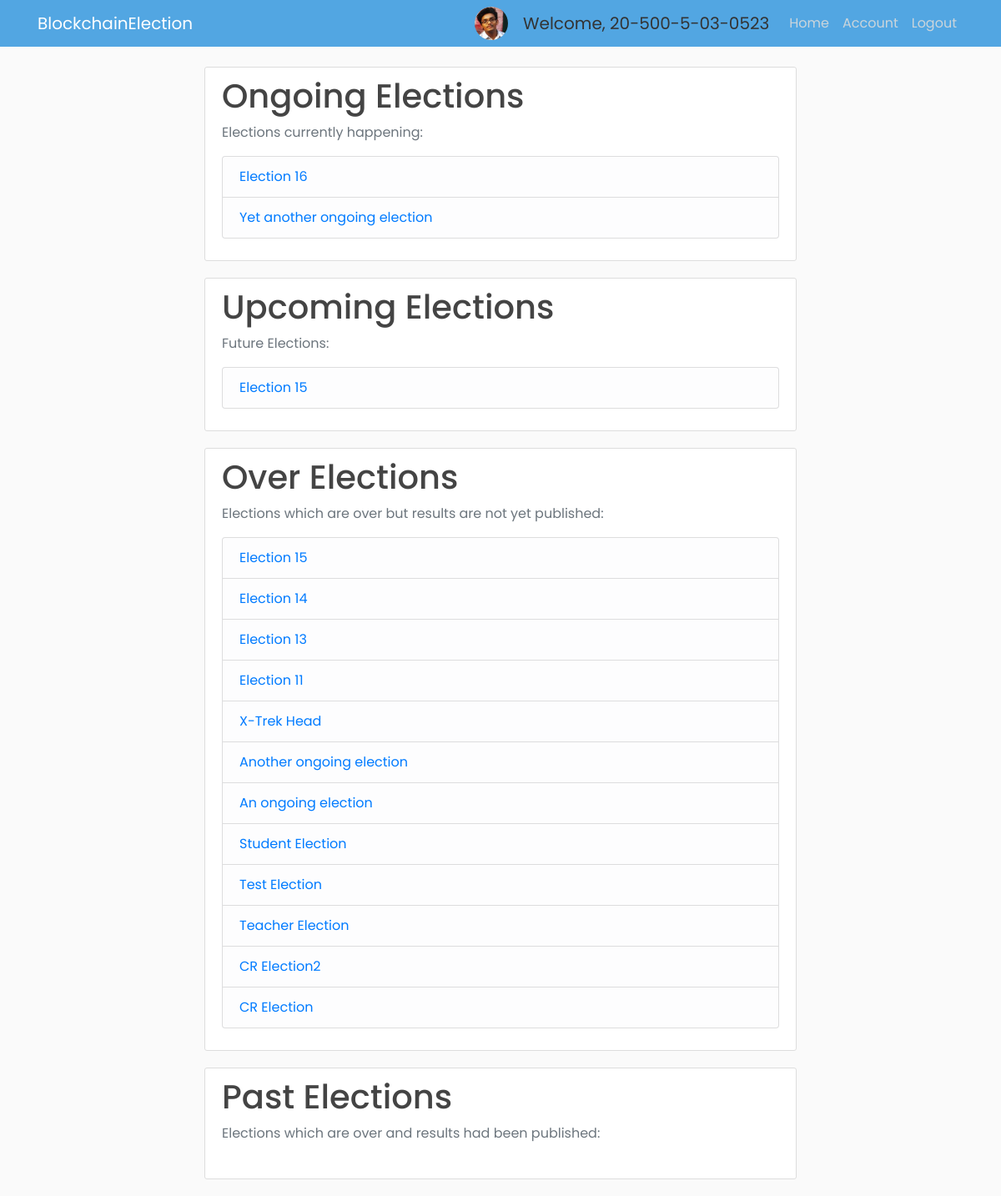
/home (signed in), run on an earlier commit of the app's database.
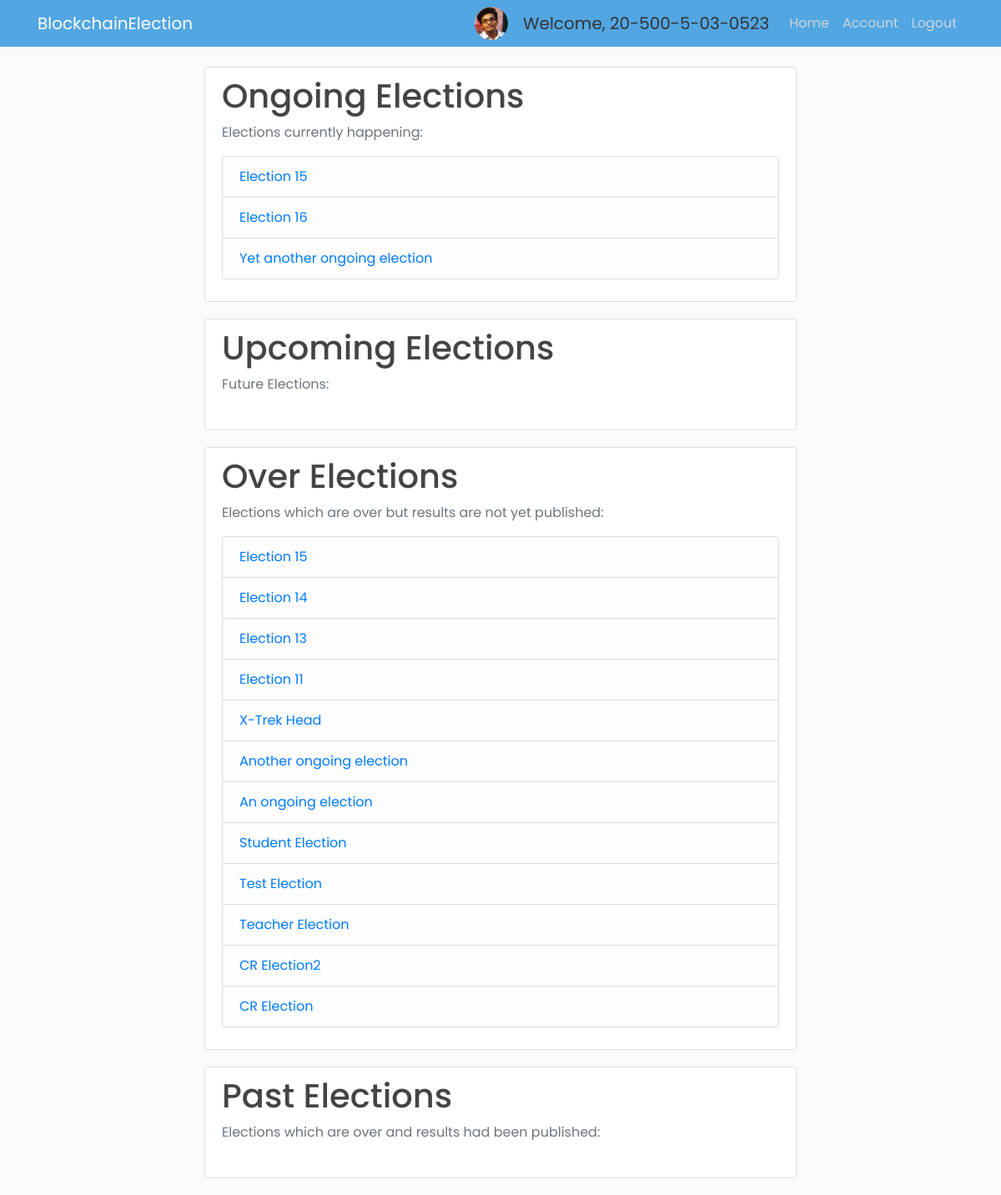
And on a later commit of the database.
### app/models.py (models this page shows, shortened)
class Voter(db.Model, UserMixin):
    id = db.Column(db.Integer, primary_key=True)
    cin = db.Column(db.String(30), unique=True, nullable=False)
    name = db.Column(db.String(255), nullable=False)
    email = db.Column(db.String(30), unique=True, nullable=False)
    dept = db.Column(db.String(4), db.ForeignKey('department.dept_code'), nullable=False)
    imagefile = db.Column(db.String(20), nullable=False, default='default.jpg')
    password = db.Column(db.String(60), nullable=False)
    join_year = db.Column(db.Integer, nullable=False, default=2016)
    is_admin = db.Column(db.Boolean, default=False, nullable=False)

class Election(db.Model):
    election_id = db.Column(db.String(5), primary_key=True, nullable=False)
    election_title = db.Column(db.String(255), nullable=False)
    create_date = db.Column(db.DateTime, nullable=False, default=datetime.utcnow)
    start_date = db.Column(db.DateTime, nullable=False, default=datetime.utcnow)
    end_date = db.Column(db.DateTime, db.CheckConstraint("end_date > start_date"), nullable=False)
    public_key = db.Column(db.String(255), nullable=False, unique=True)
    max_attempt = db.Column(db.Integer, nullable=False, default=3)
    election_state = db.Column(db.String(30), db.CheckConstraint("election_state in ('upcoming', 'ongoing', 'over', 'counting_finished','past')"))
    results_published = db.Column(db.Boolean, nullable=False, default=False)

### app/routes.py (the view)
@app.route("/home")
def home():
    elections = elections = Election.query.order_by(Election.start_date.desc()).all()
    election_util.update_election_state()
    return render_template("home.html", elections=elections)

### app/election_util.py (called while the page is built)
def update_election_state():
    elections = Election.query.all()
    for election in elections:
        if election.election_state == 'counting_finished':
            continue
        elif election.start_date <= datetime.now() <= election.end_date:
            election.election_state = 'ongoing'
        elif datetime.now() < election.start_date:
            election.election_state = 'upcoming'
        elif datetime.now() > election.end_date and election.results_published == False:
            election.election_state = 'over'
        elif datetime.now() > election.end_date and election.results_published == True:
            election.election_state = 'past'
    db.session.commit()

### app/models.py (called while the page is built)
@login_manager.user_loader
def load_user(user_id):
    return Voter.query.get(int(user_id))

### app/templates/home.html (shortened to what this page needs)
{% extends "home_base.html" %}
{% block content %}
{% include 'ongoing_elections.html' %}
{% include 'upcoming_elections.html' %}
{% include 'over_elections.html' %}
{% include 'past_elections.html' %}
{% endblock content %}

### app/templates/home_base.html (shortened to what this page needs)
<!DOCTYPE html>
<html lang="en">
  <head>
    <link rel="stylesheet" href="https://maxcdn.bootstrapcdn.com/bootstrap/4.0.0/css/bootstrap.min.css">
    <link rel="stylesheet" type="text/css" href="{{ url_for('static', filename='main.css') }}">
  </head>
  <body>
    {% include 'navbar.html' %}
    <main role="main" class="container">
      <div class="center">
        <div class="col-md-8">
          {% block content %}
          {% endblock %}
        </div>
      </div>
    </main>
  </body>
</html>

### app/templates/navbar.html (shortened to what this page needs)
<header class="site-header">
  <nav class="navbar navbar-expand-md navbar-dark bg-steel fixed-top">
    <div class="container">
      <a class="navbar-brand mr-4" href="{{ url_for('home') }}">BlockchainElection</a>
      <div class="collapse navbar-collapse" id="navbarToggle">
        <div class="navbar-nav ml-auto">
          {% if current_user.is_admin %}
          <img class="rounded-circle account-img-small" src="/static/profile_pics/{{ current_user.imagefile }}">
          <a class="navbar-brand disabled ml-2" style="cursor: default;">Welcome, {{ current_user.cin }}</a>
          <a class="nav-item nav-link" href="{{ url_for('home') }}">Home</a>
          <a class="nav-item nav-link" href="{{ url_for('admin') }}">Admin</a>
          <a class="nav-item nav-link" href="{{ url_for('account') }}">Account</a>
          <a class="nav-item nav-link" href="{{ url_for('logout') }}">Logout</a>
          {% elif current_user.is_authenticated %}
          <img class="rounded-circle account-img-small" src="/static/profile_pics/{{ current_user.imagefile }}">
          <a class="navbar-brand disabled ml-2" style="cursor: default;">Welcome, {{ current_user.cin }}</a>
          <a class="nav-item nav-link" href="{{ url_for('home') }}">Home</a>
          <a class="nav-item nav-link" href="{{ url_for('account') }}">Account</a>
          <a class="nav-item nav-link" href="{{ url_for('logout') }}">Logout</a>
          {% else %}
            <a class="nav-item nav-link" href="{{ url_for('login') }}">Login</a>
            <a class="nav-item nav-link" href="{{ url_for('register') }}">Register</a>
          {% endif %}
        </div>
      </div>
    </div>
  </nav>
</header>

### app/templates/ongoing_elections.html
{% block ongoing_elections %}
<div class="content-section">
  <h1>Ongoing Elections</h1>
  <p class='text-muted'>Elections currently happening:
  <ul class="list-group">
      {% for election in elections %}
          {% if election.election_state == 'ongoing' %}
              <li class="list-group-item list-group-item-light"><a href="{{ url_for('view_election', id=election.election_id) }}">{{ election.election_title }}</a></li>
          {% endif %}
      {% endfor %}
  </ul>
  </p>
</div>
{% endblock ongoing_elections %}

### app/templates/upcoming_elections.html
{% block upcoming_elections %}
<div class="content-section">
  <h1>Upcoming Elections</h1>
  <p class='text-muted'>Future Elections:
  <ul class="list-group">
      {% for election in elections %}
          {% if election.election_state == 'upcoming' %}
              <li class="list-group-item list-group-item-light"><a href="{{ url_for('view_election', id=election.election_id) }}">{{ election.election_title }}</a></li>
          {% endif %}
      {% endfor %}
  </ul>
  </p>
</div>
{% endblock upcoming_elections %}

### app/templates/over_elections.html
{% block over_elections %}
<div class="content-section">
  <h1>Over Elections</h1>
  <p class='text-muted'>Elections which are over but results are not yet published:
  <ul class="list-group">
    {% for election in elections %}
      {% if election.election_state == 'over' or election.election_state == 'counting_finished' %}
          <li class="list-group-item list-group-item-light"><a href="{{ url_for('view_election', id=election.election_id) }}">{{ election.election_title }}</a></li>
      {% endif %}
    {% endfor %}
  </ul>
  </p>
</div>
{% endblock over_elections %}

### app/templates/past_elections.html (shortened to what this page needs)
{% block past_elections %}
<div class="content-section">
  <h1>Past Elections</h1>
  <p class='text-muted'>Elections which are over and results had been published:
  </p>
</div>
{% endblock past_elections %}

### app/static/main.css (style rules this page uses)
body { background: #fafafa; color: #333333; margin-top: 5rem; font-family: "Poppins", sans-serif; }
h1, h2, h3, h4, h5, h6 { color: #444444; }
.bg-steel { background-color: #52a6e2; }
.site-header .navbar-nav .nav-link { color: #cbd5db; }
.content-section { background: #ffffff; padding: 10px 20px; border: 1px solid #dddddd; border-radius: 3px; margin-bottom: 20px; }
.account-img-small { height: 40px; width: 40px; margin-right: 10px; }

### app/templates/home_base.html (style rules this page uses)
.center { height: 100%; display: flex; justify-content: center; align-items: center; }

What changed in the data, as far as the page shows it:
changed Election (number 1 of 15 on the later page): moves from the list under "Upcoming Elections" to the list under "Ongoing Elections"
